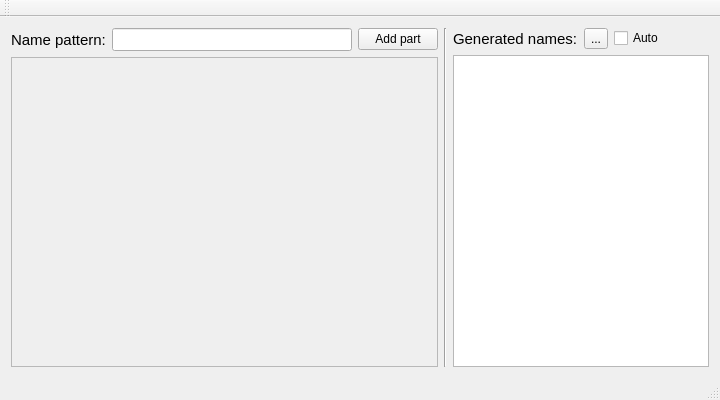
<?xml version="1.0" encoding="UTF-8"?>
<ui version="4.0">
 <class>NameGenerator</class>
 <widget class="QMainWindow" name="NameGenerator">
  <property name="geometry">
   <rect>
    <x>0</x>
    <y>0</y>
    <width>720</width>
    <height>400</height>
   </rect>
  </property>
  <property name="windowTitle">
   <string>NameGenerator</string>
  </property>
  <widget class="QWidget" name="centralWidget">
   <property name="minimumSize">
    <size>
     <width>720</width>
     <height>0</height>
    </size>
   </property>
   <layout class="QGridLayout" name="gridLayout_2">
    <item row="0" column="4" rowspan="2">
     <widget class="Line" name="line">
      <property name="orientation">
       <enum>Qt::Vertical</enum>
      </property>
     </widget>
    </item>
    <item row="0" column="1">
     <widget class="QLineEdit" name="le_PatternString">
      <property name="font">
       <font>
        <pointsize>10</pointsize>
       </font>
      </property>
      <property name="inputMask">
       <string/>
      </property>
      <property name="maxLength">
       <number>26</number>
      </property>
      <property name="cursorMoveStyle">
       <enum>Qt::VisualMoveStyle</enum>
      </property>
     </widget>
    </item>
    <item row="0" column="0">
     <widget class="QLabel" name="label">
      <property name="font">
       <font>
        <pointsize>11</pointsize>
       </font>
      </property>
      <property name="text">
       <string>Name pattern:</string>
      </property>
     </widget>
    </item>
    <item row="0" column="5" rowspan="2">
     <layout class="QGridLayout" name="gridLayout">
      <item row="0" column="0">
       <widget class="QLabel" name="label_2">
        <property name="font">
         <font>
          <pointsize>11</pointsize>
         </font>
        </property>
        <property name="text">
         <string>Generated names:</string>
        </property>
       </widget>
      </item>
      <item row="0" column="1">
       <widget class="QToolButton" name="pb_Refresh">
        <property name="text">
         <string>...</string>
        </property>
       </widget>
      </item>
      <item row="0" column="2">
       <widget class="QCheckBox" name="checkBox">
        <property name="text">
         <string>Auto</string>
        </property>
       </widget>
      </item>
      <item row="1" column="0" colspan="3">
       <widget class="QTextEdit" name="textEdit"/>
      </item>
     </layout>
    </item>
    <item row="0" column="2">
     <widget class="QPushButton" name="pb_AddPattern">
      <property name="text">
       <string>Add part</string>
      </property>
     </widget>
    </item>
    <item row="1" column="0" colspan="3">
     <widget class="QScrollArea" name="scrollArea">
      <property name="widgetResizable">
       <bool>true</bool>
      </property>
      <widget class="QWidget" name="scrollAreaWidgetContents">
       <property name="geometry">
        <rect>
         <x>0</x>
         <y>0</y>
         <width>427</width>
         <height>289</height>
        </rect>
       </property>
       <layout class="QVBoxLayout" name="verticalLayout">
        <item>
         <layout class="QVBoxLayout" name="Patterns"/>
        </item>
       </layout>
       <zorder></zorder>
      </widget>
     </widget>
    </item>
   </layout>
  </widget>
  <widget class="QMenuBar" name="menuBar">
   <property name="geometry">
    <rect>
     <x>0</x>
     <y>0</y>
     <width>720</width>
     <height>21</height>
    </rect>
   </property>
  </widget>
  <widget class="QToolBar" name="mainToolBar">
   <attribute name="toolBarArea">
    <enum>TopToolBarArea</enum>
   </attribute>
   <attribute name="toolBarBreak">
    <bool>false</bool>
   </attribute>
  </widget>
  <widget class="QStatusBar" name="statusBar"/>
 </widget>
 <layoutdefault spacing="6" margin="11"/>
 <resources/>
 <connections/>
</ui>
